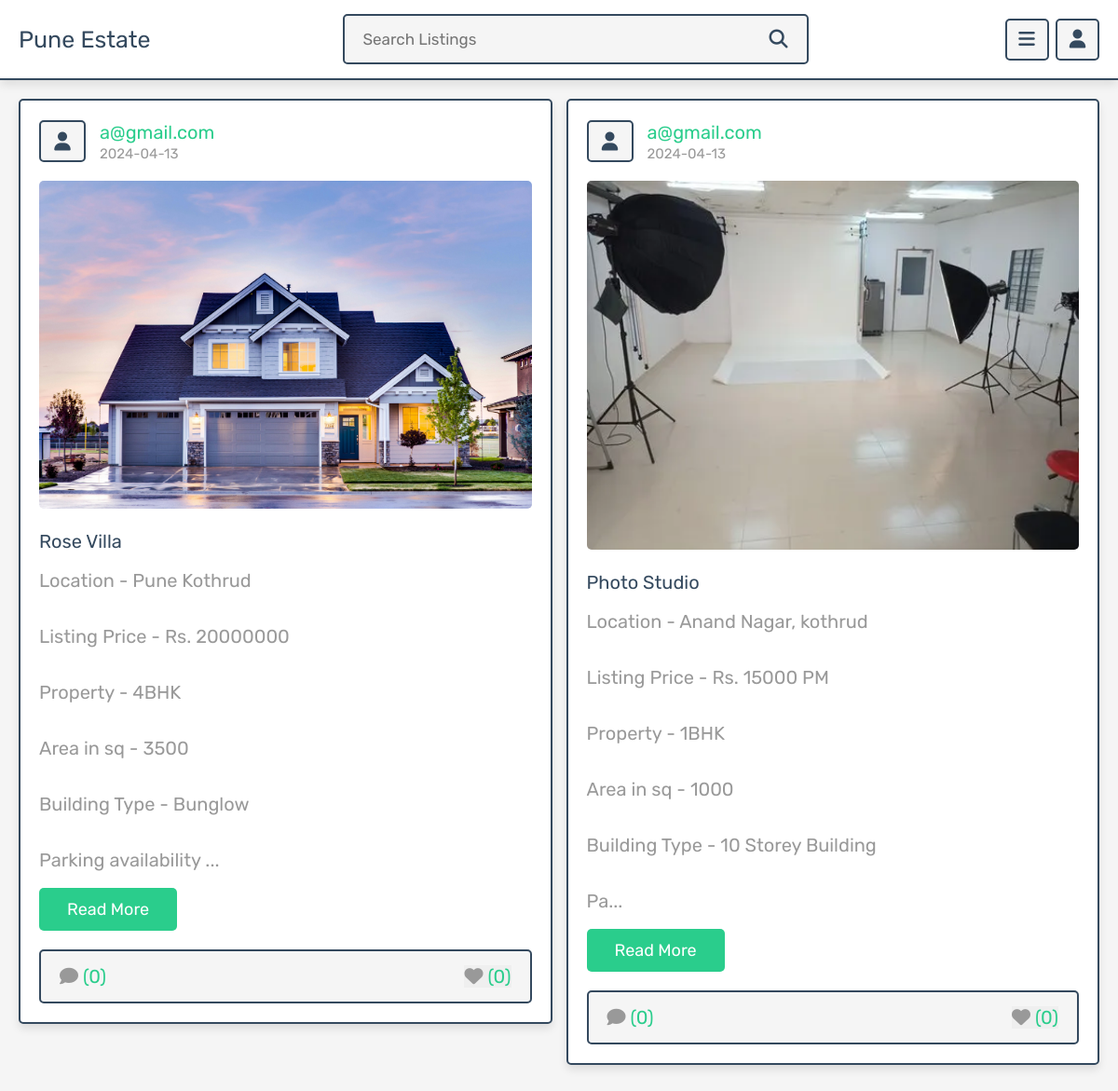
Screenshot of /author_posts.php?author=a@gmail.com with the database file from the repository.
### tables this page shows
CREATE TABLE `posts` (
  `id` int(100) NOT NULL,
  `admin_id` int(100) NOT NULL,
  `name` varchar(100) NOT NULL,
  `title` varchar(100) NOT NULL,
  `content` varchar(10000) NOT NULL,
  `category` varchar(50) NOT NULL,
  `image` varchar(100) NOT NULL,
  `date` date NOT NULL DEFAULT current_timestamp(),
  `status` varchar(10) NOT NULL
);

### author_posts.php (the view, shortened to what this page needs)
<?php
include 'components/connect.php';
if(isset($_SESSION['user_id'])){
   $user_id = $_SESSION['user_id'];
}else{
   $user_id = '';
};
if(isset($_GET['author'])){
   $author = $_GET['author'];
}else{
   $author = '';
}
?>
<!DOCTYPE html>
<html lang="en">
<head>
   <link rel="stylesheet" href="https://cdnjs.cloudflare.com/ajax/libs/font-awesome/6.1.1/css/all.min.css">
   <link rel="stylesheet" href="css/style.css">
</head>
<body>
<?php include 'components/user_header.php'; ?>
<section class="posts-container">
   <div class="box-container">
      <?php
         $select_posts = $conn->prepare("SELECT * FROM `posts` WHERE name = ? and status = ?");
         $select_posts->execute([$author, 'active']);
         if($select_posts->rowCount() > 0){
            while($fetch_posts = $select_posts->fetch(PDO::FETCH_ASSOC)){
            $post_id = $fetch_posts['id'];
            $count_post_comments = $conn->prepare("SELECT * FROM `comments` WHERE post_id = ?");
            $count_post_comments->execute([$post_id]);
            $total_post_comments = $count_post_comments->rowCount();
            $count_post_likes = $conn->prepare("SELECT * FROM `likes` WHERE post_id = ?");
            $count_post_likes->execute([$post_id]);
            $total_post_likes = $count_post_likes->rowCount();
            $confirm_likes = $conn->prepare("SELECT * FROM `likes` WHERE user_id = ? AND post_id = ?");
            $confirm_likes->execute([$user_id, $post_id]);
      ?>
      <form class="box" method="post">
         <div class="post-admin">
            <i class="fas fa-user"></i>
            <div>
               <a href="author_posts.php?author=<?= $fetch_posts['name']; ?>"><?= $fetch_posts['name']; ?></a>
               <div><?= $fetch_posts['date']; ?></div>
            </div>
         </div>
         <?php
            if($fetch_posts['image'] != ''){
         ?>
         <img src="uploaded_img/<?= $fetch_posts['image']; ?>" class="post-image" alt="">
         <?php
         }
         ?>
         <div class="post-title"><?= $fetch_posts['title']; ?></div>
         <div class="post-content content-150"><?= $fetch_posts['content']; ?></div>
         <a href="view_post.php?post_id=<?= $post_id; ?>" class="inline-btn">read more</a>
         <div class="icons">
            <a href="view_post.php?post_id=<?= $post_id; ?>"><i class="fas fa-comment"></i><span>(<?= $total_post_comments; ?>)</span></a>
            <button type="submit" name="like_post"><i class="fas fa-heart" style="<?php if($confirm_likes->rowCount() > 0){ echo 'color:var(--red);'; } ?>  "></i><span>(<?= $total_post_likes; ?>)</span></button>
         </div>
      </form>
      <?php
         }
      }else{
         echo '<p class="empty">No posts found for this author!</p>';
      }
      ?>
   </div>
</section>
</body>
</html>

### css/style.css (style rules this page uses)
:root { --main-color:#2acd8c; --red:#e74c3c; --orange:#f39c12; --black:#34495e; --white:#fff; --light-bg:#f5f5f5; --light-color:#999; --border:.2rem solid var(--black); --box-shadow:0 .5rem 1rem rgba(0,0,0,.1); }
* { font-family: 'Rubik', sans-serif; margin:0; padding:0; box-sizing: border-box; outline: none; border:none; text-decoration: none; }
html { font-size: 62.5%; overflow-x: hidden; scroll-behavior: smooth; scroll-padding-top: 7rem; }
body { background-color: var(--light-bg); padding-bottom: 7rem; }
section { padding:2rem; margin: 0 auto; max-width: 1200px; }
.btn, .delete-btn, .option-btn, .inline-btn, .inline-option-btn, .inline-delete-btn { margin-top: 1rem; border-radius: .5rem; cursor: pointer; font-size: 1.8rem; color:var(--white); padding:1.2rem 3rem; text-transform: capitalize; text-align: center; }
.inline-btn, .inline-option-btn, .inline-delete-btn { display: inline-block; margin-right: 1rem; }
.inline-btn, .btn { background-color: var(--main-color); }
.posts-container .box-container { display: grid; grid-template-columns: repeat(auto-fit, minmax(33rem, 1fr)); gap:1.5rem; align-items: flex-start; justify-content: center; }
.posts-container .box-container .box { border:var(--border); box-shadow: var(--box-shadow); border-radius: .5rem; background-color: var(--white); padding:2rem; overflow: hidden; }
.posts-container .box-container .box .post-admin { display: flex; align-items: center; gap:1.5rem; margin-bottom: 2rem; }
.posts-container .box-container .box .post-admin i { text-align: center; height: 4.5rem; width: 5rem; line-height: 4.2rem; font-size: 2rem; border:var(--border); border-radius: .5rem; background-color: var(--light-bg); color:var(--black); }
.posts-container .box-container .box .post-admin a { font-size: 2rem; color:var(--main-color); }
.posts-container .box-container .box .post-admin div { font-size: 1.5rem; margin-top: .2rem; color:var(--light-color); }
.posts-container .box-container .box .post-image { width: 100%; border-radius: .5rem; margin-bottom: 2rem; }
.posts-container .box-container .box .post-title { font-size: 2rem; color:var(--black); overflow: hidden; text-overflow: ellipsis; white-space: nowrap; margin-bottom: 1rem; }
.posts-container .box-container .box .post-content { font-size: 2rem; line-height: 1.5; padding:.5rem 0; color:var(--light-color); white-space: pre-line; }
.posts-container .box-container .box .post-content::after { content: '...'; }
.posts-container .box-container .box .icons { display: flex; align-items: center; justify-content: space-between; gap:1rem; background-color: var(--light-bg); border-radius: .5rem; padding:1.5rem 2rem; border:var(--border); margin-top: 2rem; }
.posts-container .box-container .box .icons button { cursor: pointer; }
.posts-container .box-container .box .icons i { margin-right:.5rem; font-size:2rem; color:var(--light-color); }
.posts-container .box-container .box .icons span { font-size: 2rem; color:var(--main-color); }

### rows the page displays
posts: name "a@gmail.com", date "2024-04-13", image (picture), title "Rose Villa", content "Location - Pune Kothrud Listing Price - Rs. 20000000 Property - 4BHK Area in sq - 3500 Building Type - Bunglow Parking availability", total_post_comments "0", total_post_likes "0"
posts: name "a@gmail.com", date "2024-04-13", image (picture), title "Photo Studio", content "Location - Anand Nagar, kothrud Listing Price - Rs. 15000 PM Property - 1BHK Area in sq - 1000 Building Type - 10 Storey Building Pa", total_post_comments "0", total_post_likes "0"
